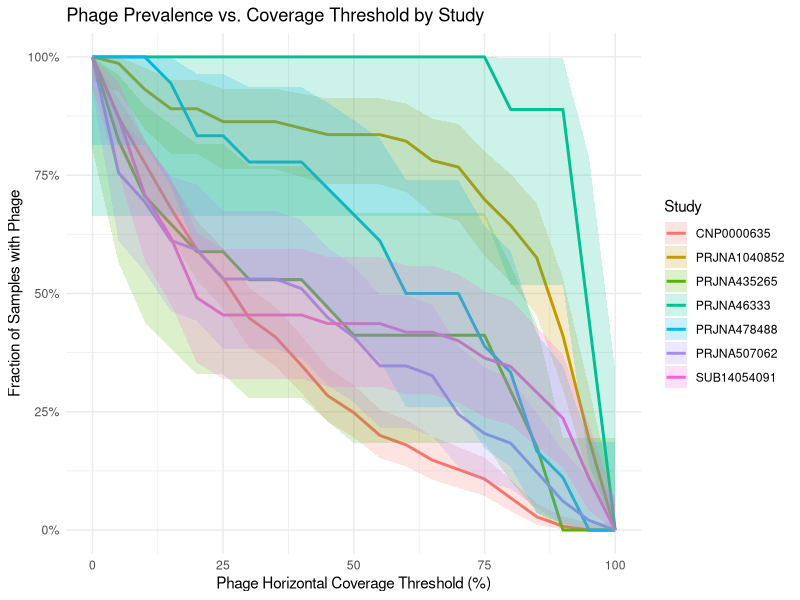
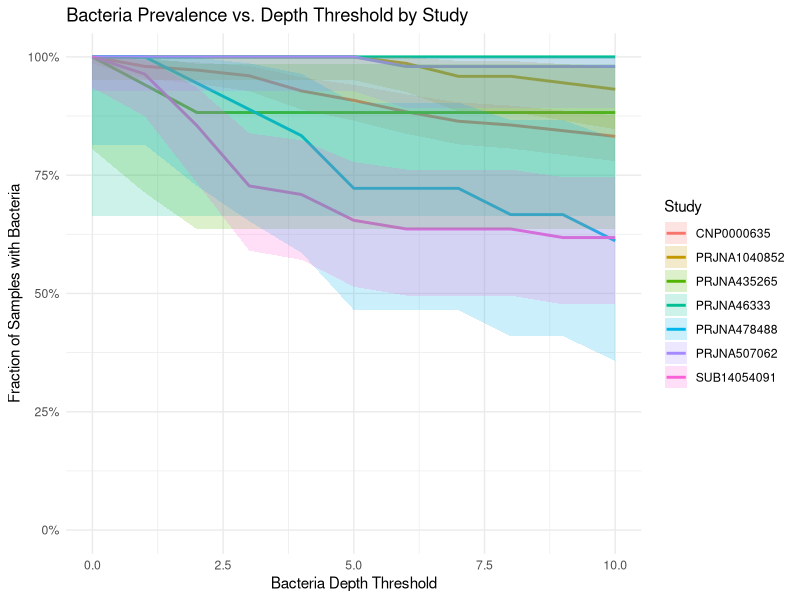
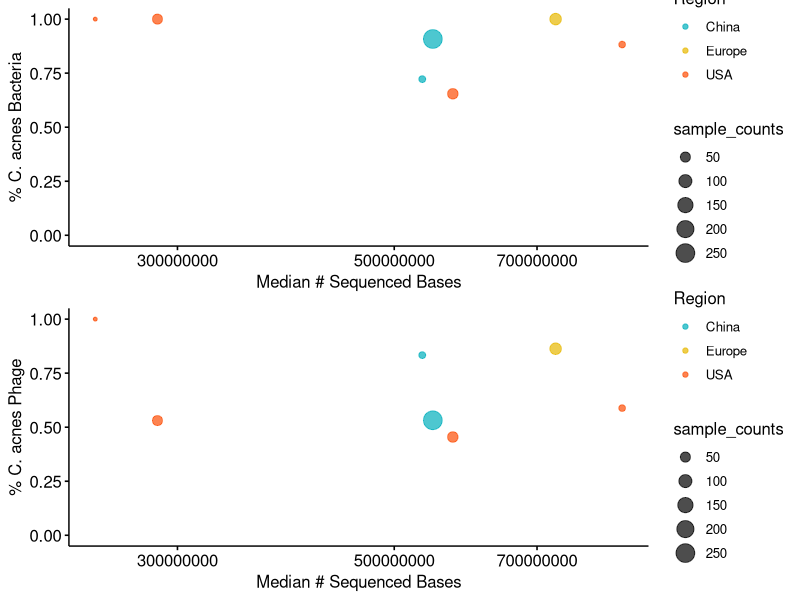

Write the R code that produced these figures, in order. (Note: this script raises an error after producing the figures.)
################################################################################
# Title: C. acnes Phage Defense Analysis
# Author: [Your Name]
# Date: [Date]
# Description: 
#   This script processes sequencing coverage data for C. acnes bacteria and 
#   phages, merges metadata and taxonomic abundance data, calculates virus-to-
#   microbe ratios (VMR), and generates summary plots comparing phage presence,
#   bacterial abundance, and resistance frequencies across studies.
# 
# Phage mapping data: Coverage statistics for C. acnes phages from sequencing reads mapped to phage reference genomes.
# Bacteria mapping data: Coverage statistics for C. acnes bacterial genomes from sequencing reads.
# Metadata: Sample and study-level metadata including study names, geographic regions, sequencing read lengths, and other sample characteristics.
# Phylogroup frequencies: Frequencies of C. acnes subphylogroups or resistant phylogroups (e.g., groups labeled D, H, K), likely derived from phylogenetic or taxonomic profiling.
# Bracken abundance data: Taxonomic abundance estimates from Bracken software for C. acnes in samples.
# The analysis calculates virus-to-microbe ratios (VMR), evaluates the prevalence of phages and bacteria across samples and studies, and investigates resistance frequencies in C. acnes populations.
# 
################################################################################


# ---------------------------- #
# 1. Setup Environment          #
# ---------------------------- #

# Set working directory (modify as needed)
setwd(".")

# Load required libraries
library(tidyverse)    # Data manipulation and visualization
library(reshape2)     # Data reshaping
library(ggpubr)       # Publication ready plots
library(gridExtra)    # Arrange multiple plots
library(patchwork)    # Combine ggplots
library(ggridges)     # Ridgeline plots
library(broom) 

# Global options
options(scipen = 999) # Disable scientific notation for readability


# ---------------------------- #
# 2. Data Import and Wrangling #
# ---------------------------- #

## 2.1 Import Phage Mapping Data
phage_coverage <- read_csv("samtools_coverage_stats-cutiphage-update.csv")

# Rename first column for clarity
names(phage_coverage)[1] <- "ref"

# Extract relevant columns and create sample names
phage_data <- phage_coverage %>%
  mutate(
    SampleName = gsub("_ref_Pacnes_phage_NC028967_cov.tsv", "", filename),
    vir_depth = meandepth,    # Mean sequencing depth for phage
    vir_cov = coverage,       # Coverage percentage for phage
    vir_reads = numreads      # Number of reads mapped to phage
  ) %>%
  select(vir_depth, vir_cov, vir_reads, SampleName)


## 2.2 Import Bacteria Mapping Data
bacteria_coverage <- read_csv("samtools_coverage_stats-cacnes.csv")

# Rename first column for clarity
names(bacteria_coverage)[1] <- "ref"

# Extract relevant columns and create sample names
bacteria_data <- bacteria_coverage %>%
  mutate(
    SampleName = gsub("_ref_Pacnes_C1_aligned.sorted.bam", "", filename),
    bac_depth = meandepth,    # Mean sequencing depth for bacteria
    bac_cov = coverage,       # Coverage percentage for bacteria
    bac_reads = numreads      # Number of reads mapped to bacteria
  ) %>%
  select(bac_depth, bac_cov, bac_reads, SampleName)


## 2.3 Import Metadata and Additional Data

# Global skin sample metadata
global_skin_metadata <- read_csv("global_skin_metadata.csv")

# Read lengths by study
global_skin_readlength <- read_csv("global_skin_metadata-readlength.csv")

# Phylogroup frequencies from Phlame results
phylogroup_freq <- read_csv("Cacnes_global_phylogroup_frequencies.csv")

# Bracken taxonomic abundance results
bracken_abundance <- read_csv("bracken_dcast-cacnes.csv")


# ---------------------------- #
# 3. Data Integration and VMR Calculation #
# ---------------------------- #

# Merge all datasets by SampleName
vmr_data <- phage_data %>%
  left_join(bacteria_data, by = "SampleName") %>%
  left_join(phylogroup_freq, by = "SampleName") %>%
  left_join(global_skin_metadata, by = "SampleName") %>%
  left_join(bracken_abundance, by = "SampleName") %>%
  group_by(SampleName) %>%
  mutate(
    vmr = vir_depth / bac_depth,            # Virus-to-microbe ratio
    vmr = ifelse(vir_cov >= 25, vmr, 0)    # Set VMR to 0 if phage coverage < 25%
  ) %>%
  # Remove unneeded metadata columns to clean dataset
  select(
    -c(Instrument, LibraryLayout, LibrarySelection, Site, `Public data?`, 
       `Run Number`, AvgSpotLen, City, Country, `United States, Europe or Canada`, 
       Ethnicity, Age, BioProject)
  ) %>%
  ungroup() %>%
  # Join read length metadata for further analysis
  left_join(global_skin_readlength)

# Optional: View the final combined data
# View(vmr_data)


# ---------------------------- #
# 4. Data Visualization        #
# ---------------------------- #

## 4.1 Prepare data for plotting
vmr_plot <- vmr_data

# Filter samples with sufficient total reads for reliable analysis
min_reads_threshold <- 1e6



################################################################################
# 
################################################################################

# Define coverage thresholds
coverage_thresholds <- seq(0, 100, by = 5)

# Calculate phage prevalence and confidence intervals per study and threshold
phage_prevalence_ci <- map_df(coverage_thresholds, function(thresh) {
  vmr_plot %>%
    filter(tot_reads >= 1e6) %>%
    mutate(has_phage = ifelse(vir_cov >= thresh, 1, 0)) %>%
    group_by(StudyName, BioProject) %>%
    summarise(
      n_samples = n(),
      n_phage = sum(has_phage),
      .groups = "drop"
    ) %>%
    mutate(
      phage_pos_frac = n_phage / n_samples,
      coverage_threshold = thresh
    ) %>%
    rowwise() %>%
    mutate(
      # Calculate 95% binomial confidence interval using Wilson method
      conf_int = list(binom.test(n_phage, n_samples)$conf.int)
    ) %>%
    mutate(
      conf_low = conf_int[[1]],
      conf_high = conf_int[[2]]
    ) %>%
    select(-conf_int)
})

# Plot with confidence intervals
prevalence_thres = ggplot(phage_prevalence_ci, 
                          aes(x = coverage_threshold, y = phage_pos_frac, 
                              color = BioProject, fill = BioProject)) +
  geom_line(size = 1) +
  geom_ribbon(aes(ymin = conf_low, ymax = conf_high), alpha = 0.2, color = NA) +
  scale_y_continuous(labels = scales::percent_format(accuracy = 1), limits = c(0, 1)) +
  labs(
    title = "Phage Prevalence vs. Coverage Threshold by Study",
    x = "Phage Horizontal Coverage Threshold (%)",
    y = "Fraction of Samples with Phage",
    color = "Study",
    fill = "Study"
  ) +
  theme_minimal() +
  theme(legend.position = "right")

# Save plot to a PDF file
ggsave(
  filename = "4_strain_coexistence/final_plots/prevalence_cov_threshold.pdf",
  plot = prevalence_thres ,
  device = "pdf",
  width = 8,    # adjust width (in inches) as needed
  height = 6,    # adjust height (in inches) as needed
  units = "in"
)




################################################################################
# 
################################################################################

# Define coverage thresholds
coverage_thresholds <- seq(0, 10, by = 1)

# Calculate phage prevalence and confidence intervals per study and threshold
bac_prevalence_ci <- map_df(coverage_thresholds, function(thresh) {
  vmr_plot %>%
    filter(tot_reads >= 1e6) %>%
    mutate(has_bac = ifelse(bac_depth >= thresh, 1, 0)) %>%
    group_by(StudyName, BioProject) %>%
    summarise(
      n_samples = n(),
      n_bac = sum(has_bac),
      .groups = "drop"
    ) %>%
    mutate(
      bac_pos_frac = n_bac / n_samples,
      coverage_threshold = thresh
    ) %>%
    rowwise() %>%
    mutate(
      # Calculate 95% binomial confidence interval using Wilson method
      conf_int = list(binom.test(n_bac, n_samples)$conf.int)
    ) %>%
    mutate(
      conf_low = conf_int[[1]],
      conf_high = conf_int[[2]]
    ) %>%
    select(-conf_int)
})

# Plot with confidence intervals
prevalence_thres = ggplot(bac_prevalence_ci, 
                          aes(x = coverage_threshold, y = bac_pos_frac, 
                              color = BioProject, fill = BioProject)) +
  geom_line(size = 1) +
  geom_ribbon(aes(ymin = conf_low, ymax = conf_high), alpha = 0.2, color = NA) +
  scale_y_continuous(labels = scales::percent_format(accuracy = 1), limits = c(0, 1)) +
  labs(
    title = "Bacteria Prevalence vs. Depth Threshold by Study",
    x = "Bacteria Depth Threshold",
    y = "Fraction of Samples with Bacteria",
    color = "Study",
    fill = "Study"
  ) +
  theme_minimal() +
  theme(legend.position = "right")

# Save plot to a PDF file
ggsave(
  filename = "4_strain_coexistence/final_plots/bac_prevalence_cov_threshold.pdf",
  plot = prevalence_thres ,
  device = "pdf",
  width = 8,    # adjust width (in inches) as needed
  height = 6,    # adjust height (in inches) as needed
  units = "in"
)



## 4.2 Plot 1: Percent of individuals with bacteria vs. log10 total sequenced bases per study
plot_bac_pos_frac <- ggscatter(
  right_join(
    # Calculate fraction of samples with bacteria presence per study
    vmr_plot %>%
      filter(tot_reads >= min_reads_threshold) %>%
      mutate(has_bac = ifelse(bac_depth >= 5, "Y", "N")) %>%
      group_by(StudyName, BioProject, has_bac) %>%
      tally() %>%
      ungroup() %>%
      group_by(StudyName, BioProject) %>%
      mutate(sample_counts = sum(n)) %>%
      filter(has_bac == "Y") %>%
      mutate(bac_pos_frac = n / sample_counts) %>%
      select(bac_pos_frac),
    # Median sequencing metrics per study
    vmr_plot %>%
      filter(tot_reads >= min_reads_threshold) %>%
      group_by(StudyName, BioProject, Region, ReadLength) %>%
      summarise(
        median_tot_reads = median(tot_reads),
        median_ca = median(bracken_cacnes),
        median_vmr = median(vmr),
        sample_counts = n(),
        .groups = "drop"
      )
  ) %>%
    mutate(median_tot_bps = median_tot_reads * ReadLength),
  y = "bac_pos_frac",
  x = "median_tot_bps",
  size = "sample_counts",
  alpha = 0.7,
  color = "Region",
  palette = c("#00AFBB", "#E7B800", "#FC4E07"),
  xlab = "Median # Sequenced Bases",
  ylab = "% C. acnes Bacteria"
) +
  scale_x_log10() +
  ylim(0, 1) +
  theme(legend.position = "right")


## 4.3 Plot 2: Percent of individuals with phage (≥25% coverage) vs. log10 total sequenced bases per study
plot_phage_pos_frac <- ggscatter(
  right_join(
    vmr_plot %>%
      filter(tot_reads >= min_reads_threshold) %>%
      mutate(has_phage = ifelse(vir_cov >= 25, "Y", "N")) %>%
      group_by(StudyName, BioProject, has_phage) %>%
      tally() %>%
      ungroup() %>%
      group_by(StudyName, BioProject) %>%
      mutate(sample_counts = sum(n)) %>%
      filter(has_phage == "Y") %>%
      mutate(phage_pos_frac = n / sample_counts) %>%
      select(phage_pos_frac),
    vmr_plot %>%
      filter(tot_reads >= min_reads_threshold) %>%
      group_by(StudyName, BioProject, Region, ReadLength) %>%
      summarise(
        median_tot_reads = median(tot_reads),
        median_ca = median(bracken_cacnes),
        median_vmr = median(vmr),
        sample_counts = n(),
        .groups = "drop"
      )
  ) %>%
    mutate(median_tot_bps = median_tot_reads * ReadLength),
  y = "phage_pos_frac",
  x = "median_tot_bps",
  size = "sample_counts",
  alpha = 0.7,
  color = "Region",
  palette = c("#00AFBB", "#E7B800", "#FC4E07"),
  xlab = "Median # Sequenced Bases",
  ylab = "% C. acnes Phage"
) +
  scale_x_log10() +
  ylim(0, 1) +
  theme(legend.position = "right")


## 4.5 Arrange plots vertically
pdf("phage_bacteria_prevalence_plots.pdf", width = 7, height = 10)  # Adjust width/height as needed
grid.arrange(plot_bac_pos_frac, plot_phage_pos_frac,ncol = 1)
dev.off()




# ---------------------------- #
# 4.6. Additional Plot: VMR #
# ---------------------------- #

## 4.7 Scatter plot with VMR
plot_vmr <- vmr_plot %>%
  filter(tot_reads >= min_reads_threshold & bac_depth >= 5) %>%
  ggplot(aes(y = vir_depth, x = bac_depth, shape = BioProject, color = Region)) +
  geom_point(alpha = 0.75) +
  geom_abline(intercept = 0, slope = 1, color = "black", linetype="dashed", alpha=0.35) + 
  geom_abline(intercept = mean(vmr_plot_filtered$log_diff, na.rm = TRUE), slope = 1, color = "black", linetype="solid", alpha=0.35) +
  scale_color_manual(values = c("#00AFBB", "#E7B800", "#FC4E07"), name = "Region") +
  scale_shape_manual(values = c(1, 15, 4, 6, 18, 17, 0, 15)) +
  scale_x_continuous(trans = "log10") + # Log-transform x-axis
  scale_y_continuous(trans = "log10") + # Log-transform y-axis
  theme_pubr() +
  theme(legend.position = "left") +
  labs(y = "phage coverage", x = "bacteria coverage")

ggsave(
  filename = "vmr_scatter.pdf",
  plot = plot_vmr,
  device = "pdf",
  width = 8,    # adjust width (in inches) as needed
  height = 6,    # adjust height (in inches) as needed
  units = "in"
)



# ---------------------------- #
# Resistance Frequency vs VMR #
# ---------------------------- #

## 6.1 Scatter plot with linear regression of resistance frequency vs. VMR
plot_resistance_vs_vmr <- vmr_plot %>%
  filter(tot_reads >= min_reads_threshold & bac_depth >= 5) %>%
  mutate(res_freq = D + H + K) %>%
  ggplot(aes(y = res_freq, x = vmr, shape = BioProject )) + #, color = ifelse(vmr >= 1, "Y", "N"))) +
  geom_point(alpha = 0.5) +
  # scale_color_manual(values = c("grey20", "tomato"), name = "VMR ≥ 1") +
  scale_shape_manual(values = c(1, 15, 4, 6, 18, 17, 0, 15)) +
  scale_x_continuous(trans = "log10") + # Log-transform x-axis
  geom_smooth(aes(group = 1), method = "lm", se = TRUE, color = "black", formula = y ~ x) +
  # Uncomment below for regression equation and correlation stats
  # stat_regline_equation(aes(group = 1, label = ..rr.label..), label.x.npc = "left", label.y = 1.2) +
  # stat_cor(aes(group = 1, label = paste(..rr.label.., ..p.label.., sep = "~`,`~")),
  #          method = "pearson", label.x.npc = "left", label.y = 1.25, p.accuracy = 0.001,
  #          r.accuracy = 0.01, show.legend = FALSE) +
  theme_pubr() +
  theme(legend.position = "bottom") +
  labs(y = "Resistance Frequency", x = "VMR")


## 6.2 Density plots for VMR and resistance frequency, colored by VMR threshold
density_vmr <- ggplot(vmr_plot %>% filter(tot_reads >= min_reads_threshold & bac_depth >= 5),
                      aes(x = vmr, color = "white" )) + #, fill = ifelse(vmr >= 1, "Y", "N"))) +
  geom_histogram(alpha = 0.9) +
  theme_void() +
  theme(legend.position = "none") +
  scale_x_continuous(trans = "log10") +
  # scale_fill_manual(values = c("grey20", "tomato")) +
  scale_color_manual(values = "white")

density_res_freq <- ggplot(vmr_plot %>% filter(tot_reads >= min_reads_threshold & bac_depth >= 5) %>% 
                             mutate(res_freq = D + H + K),
                           aes(x = res_freq, color = "white" )) + #, fill = ifelse(vmr >= 1, "Y", "N"))) +
  geom_histogram(alpha = 0.9) +
  theme_void() +
  theme(legend.position = "none") +
  coord_flip() +
  # scale_fill_manual(values = c("grey20", "tomato")) +
  scale_color_manual(values = "white")


## 6.3 Combine density plots and scatter plot with patchwork
combined_plot <- density_vmr + plot_spacer() + plot_resistance_vs_vmr + density_res_freq +
  plot_layout(ncol = 2, nrow = 2, widths = c(4, 1), heights = c(1, 4))
combined_plot
# Save the combined plot to a PDF file
ggsave(
  filename = "resistance_vs_vmr_density_plot-nocolor.pdf",
  plot = combined_plot,
  device = "pdf",
  width = 8,    # adjust width (in inches) as needed
  height = 8,    # adjust height (in inches) as needed
  units = "in"
)




################################################################################
# Plotting VMR by human metadata
################################################################################

### SEX

# First, filter your data and summarize means
vmr_summary <- vmr_plot %>%
  filter(tot_reads >= 1e6 & bac_depth >= 5) %>%
  group_by(Sex) %>%
  summarize(mean_vmr = mean(vmr, na.rm=TRUE),
            n = n())

# Perform statistical test (Wilcoxon test on vmr)
stat_test <- vmr_plot %>%
  filter(tot_reads >= 1e6 & bac_depth >= 5) %>%
  wilcox.test(vmr ~ Sex, data = .)

p_val <- stat_test$p.value

# Create the plot
ggplot(vmr_summary, aes(x = as.character(Sex), y = mean_vmr, group = 1)) +
  
  # Line connecting means
  geom_line(size = 1) +
  
  # Points at means
  geom_point(size = 5, shape = 21, fill = "white", stroke = 1.5) +
  
  # Add bracket and p-value annotation
  geom_signif(comparisons = list(unique(as.character(vmr_summary$Sex))),
              annotations = paste0("P = ", signif(p_val, 2)),
              y_position = max(vmr_summary$mean_vmr)*1.1,
              tip_length = 0.02, textsize = 5) +
  
  # Adjust scales and theme
  scale_y_continuous(trans = "log10", expand = expansion(mult = c(0.1, 0.2)), limits = c(1e-1, NA),
                     breaks = c(0.1, 0.3, 1.0, 3.0),
                     labels = c("0.1", "0.3", "1.0", "3.0")) +
  labs(x = "Sex Status", y = "Virus-to-Microbe Ratio (VMR)") +
  theme_classic() +
  theme(axis.text = element_text(size=12),
        axis.title = element_text(size=14),
        plot.title = element_text(hjust=0.5, size=15, face="bold")) +
  ggtitle("VMR by Sex Status")


### AGE

# First, filter your data and summarize means
vmr_summary <- vmr_plot %>%
  filter(tot_reads >= 1e6 & bac_depth >= 5) %>%
  mutate(Age_Category = ifelse(ApproxAge == -1, NA,
                               ifelse(ApproxAge != -1 & ApproxAge >= 40, "40+", "Under 40"))) %>%
  filter(!is.na(Age_Category)) %>%
  group_by(Age_Category) %>%
  summarize(mean_vmr = mean(vmr, na.rm=TRUE),
            n = n())

# Perform statistical test (Wilcoxon test on vmr)
stat_test <- vmr_plot %>%
  filter(tot_reads >= 1e6 & bac_depth >= 5) %>%
  mutate(Age_Category = ifelse(ApproxAge == -1, NA,
                               ifelse(ApproxAge != -1 & ApproxAge >= 40, "40+", "Under 40"))) %>%
  filter(!is.na(Age_Category)) %>%
  wilcox.test(vmr ~ Age_Category, data = .)

p_val <- stat_test$p.value

# Create the plot
ggplot(vmr_summary, aes(x = as.character(Age_Category), y = mean_vmr, group = 1)) +
  
  # Line connecting means
  geom_line(size = 1) +
  
  # Points at means
  geom_point(size = 5, shape = 21, fill = "white", stroke = 1.5) +
  
  # Add bracket and p-value annotation
  geom_signif(comparisons = list(unique(as.character(vmr_summary$Age_Category))),
              annotations = paste0("P = ", signif(p_val, 2)),
              y_position = max(vmr_summary$mean_vmr)*1.1,
              tip_length = 0.02, textsize = 5) +
  
  # Adjust scales and theme
  scale_y_continuous(trans = "log10", expand = expansion(mult = c(0.1, 0.2)), limits = c(1e-1, NA),
                     breaks = c(0.1, 0.3, 1.0, 3.0),
                     labels = c("0.1", "0.3", "1.0", "3.0")) +
  labs(x = "Age Status", y = "Virus-to-Microbe Ratio (VMR)") +
  theme_classic() +
  theme(axis.text = element_text(size=12),
        axis.title = element_text(size=14),
        plot.title = element_text(hjust=0.5, size=15, face="bold")) +
  ggtitle("VMR by Age Status")

